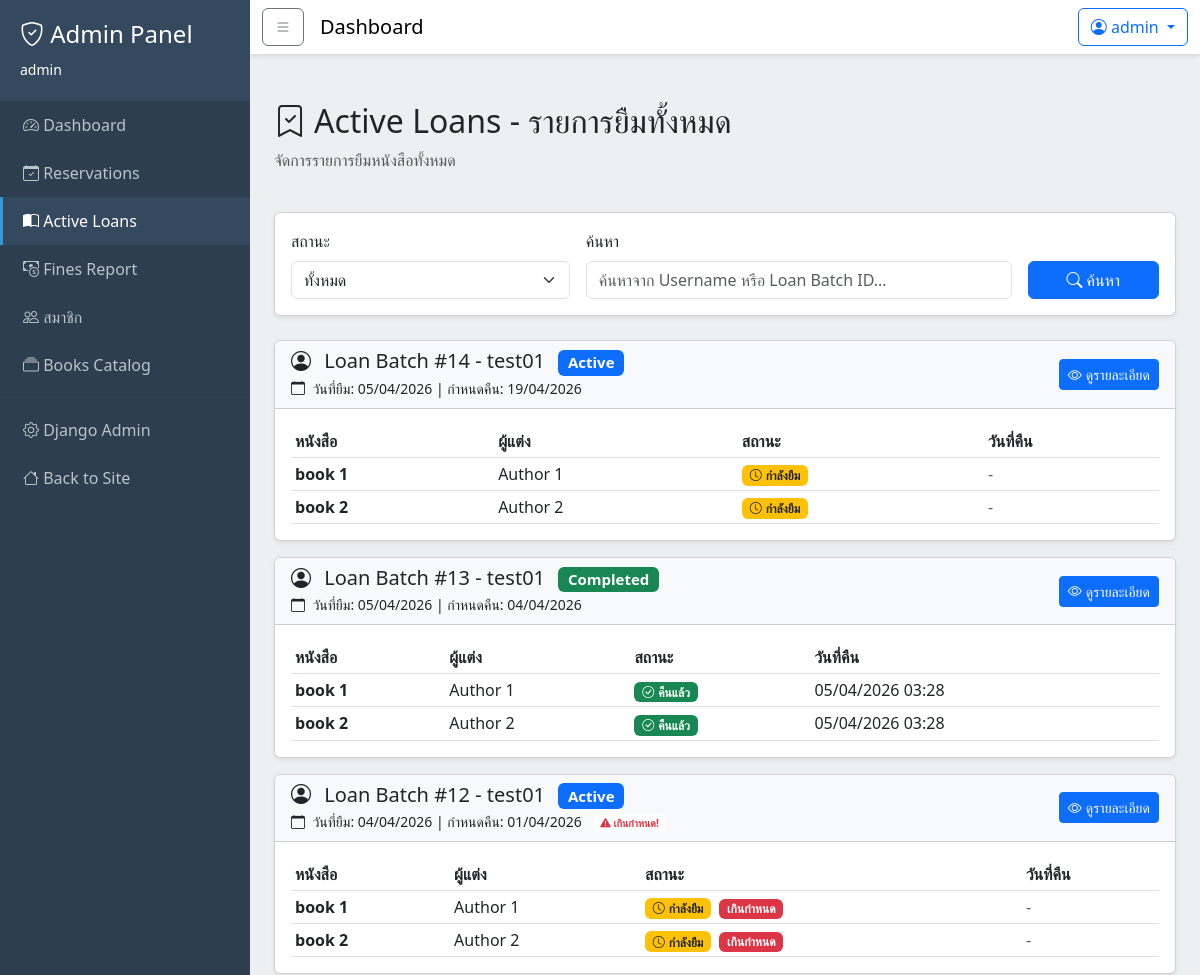
/loans/admin/active/ (signed in, upper part), run on an earlier commit of the app's database.
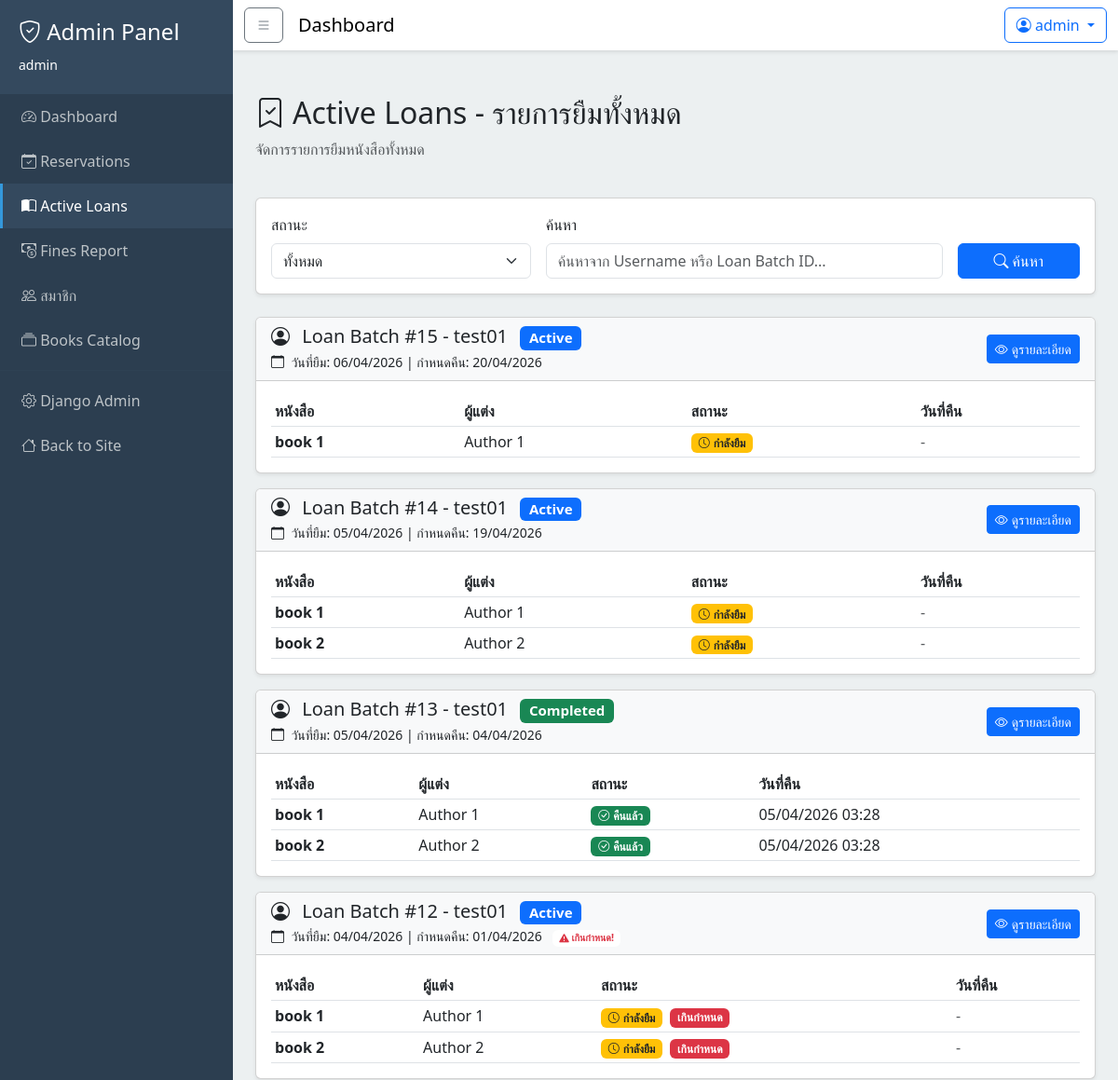
And on a later commit of the database.
### loans/models.py (models this page shows, shortened)
class LoanBatch(models.Model):
    STATUS_CHOICES = [
        ('active', 'Active'),
        ('completed', 'Completed'),
    ]
    user = models.ForeignKey(
        settings.AUTH_USER_MODEL,
        on_delete=models.CASCADE,
        related_name='loan_batches'
    )
    status = models.CharField(
        max_length=20,
        choices=STATUS_CHOICES,
        default='active'
    )
    due_date = models.DateTimeField(null=True, blank=True)
    updated_at = models.DateTimeField(auto_now=True)
    created_at = models.DateTimeField(auto_now_add=True)
    class Meta:
        db_table = 'loan_batches'
        verbose_name = 'Loan Batch'
        verbose_name_plural = 'Loan Batches'
        ordering = ['-created_at']

class LoanItem(models.Model):
    STATUS_CHOICES = [
        ('borrowed', 'Borrowed'),
        ('returned', 'Returned'),
        ('lost', 'Lost'),
    ]
    book = models.ForeignKey(
        Book,
        on_delete=models.CASCADE,
        related_name='loan_items'
    )
    loan_batch = models.ForeignKey(
        LoanBatch,
        on_delete=models.CASCADE,
        related_name='loan_items'
    )
    reservation = models.OneToOneField(
        Reservation,
        on_delete=models.SET_NULL,
        null=True,
        blank=True,
        related_name='loan_item'
    )
    status = models.CharField(
        max_length=20,
        choices=STATUS_CHOICES,
        default='borrowed'
    )
    returned_at = models.DateTimeField(null=True, blank=True)
    updated_at = models.DateTimeField(auto_now=True)
    created_at = models.DateTimeField(auto_now_add=True)
    class Meta:
        db_table = 'loan_items'
        verbose_name = 'Loan Item'
        verbose_name_plural = 'Loan Items'
        ordering = ['-created_at']

### users/models.py (models this page shows, shortened)
class User(AbstractUser):
    phone_number = models.CharField(max_length=10, null=True, blank=True)

### books/models.py (models this page shows, shortened)
class Book(models.Model):
    id = models.AutoField(primary_key=True)
    title = models.CharField(max_length=255)
    description = models.TextField(null=True, blank=True)
    image_url = models.ImageField(
        upload_to="books/covers/",
        max_length=255,
        null=True,
        blank=True,
    )
    total_quantity = models.IntegerField(default=0)
    available_quantity = models.IntegerField(default=0)
    publish_year = models.IntegerField(null=True, blank=True)
    publisher = models.ForeignKey(
        "Publisher",
        on_delete=models.SET_NULL,
        null=True,
        blank=True,
    )
    authors = models.ManyToManyField(
        "Author",
        through="BookAuthor",
        related_name="books",
    )
    categories = models.ManyToManyField(
        "Category",
        through="BookCategory",
        related_name="books",
    )
    updated_at = models.DateTimeField(auto_now=True)
    created_at = models.DateTimeField(auto_now_add=True)
    class Meta:
        db_table = "books"
        verbose_name = "Book"
        verbose_name_plural = "Books"
        constraints = [
            models.CheckConstraint(
                check=Q(total_quantity__gte=0),
                name="check_books_total_quantity_gte_0",
            ),
            models.CheckConstraint(
                check=Q(available_quantity__gte=0),
                name="check_books_available_quantity_gte_0",
            ),
            models.CheckConstraint(
                check=Q(publish_year__isnull=True) | Q(publish_year__gte=0),
                name="check_books_publish_year_gte_0_or_null",
            ),
        ]

class Author(models.Model):
    id = models.AutoField(primary_key=True)
    name = models.CharField(max_length=255)
    updated_at = models.DateTimeField(auto_now=True)
    created_at = models.DateTimeField(auto_now_add=True)
    class Meta:
        db_table = "authors"
        verbose_name = "Author"
        verbose_name_plural = "Authors"
    def __str__(self) -> str:
        return self.name

### loans/views.py (the view)
# urls.py: path('admin/active/', views.active_loans_view, name='active_loans'),
@login_required
@user_passes_test(is_staff)
def active_loans_view(request):
    status_filter = request.GET.get('status', 'all')
    search_query = request.GET.get('search', '')
    loan_batches = LoanBatch.objects.select_related('user').prefetch_related(
        'loan_items__book__authors',
        'loan_items__book__publisher'
    )
    if status_filter and status_filter != 'all':
        loan_batches = loan_batches.filter(status=status_filter)
    if search_query:
        q_filter = Q(user__username__icontains=search_query)
        if search_query.isdigit():
            q_filter |= Q(id=int(search_query))
        loan_batches = loan_batches.filter(q_filter).distinct()
    loan_batches = loan_batches.order_by('-created_at')
    now = timezone.now()
    for batch in loan_batches:
        batch.is_overdue = batch.status == 'active' and batch.due_date and batch.due_date < now
        for item in batch.loan_items.all():
            item.is_overdue = batch.is_overdue and item.status == 'borrowed'
    context = {
        'loan_batches': loan_batches,
        'status_filter': status_filter,
        'search_query': search_query,
    }
    return render(request, 'loans/active_loans.html', context)

### books/cart.py (called while the page is built)
    def count(self):
        return len(self.cart)

### books/context_processors.py (called while the page is built)
def cart_context(request):
    cart = Cart(request)
    return {
        'cart_count': cart.count()
    }

### loans/views.py (called while the page is built)
def is_staff(user):
    return user.is_staff

### templates/loans/active_loans.html (shortened to what the changed rows need)
{% extends 'base_admin.html' %}
{% block content %}
    <div class="container-fluid py-4">
        <div class="row mb-4">
            <div class="col">
                <h2>
                    <i class="bi bi-bookmark-check me-2"></i>Active Loans - รายการยืมทั้งหมด
                </h2>
            </div>
        </div>
        {% if loan_batches %}
            <div class="row">
                <div class="col">
                    {% for batch in loan_batches %}
                        <div class="card shadow-sm mb-3">
                            <div class="card-header bg-light">
                                <div class="row align-items-center">
                                    <div class="col-md-8">
                                        <h5 class="mb-0">
                                            <i class="bi bi-person-circle me-2"></i>
                                            Loan Batch #{{ batch.id }} - {{ batch.user.get_full_name|default:batch.user.username }}
                                            {% if batch.status == 'active' %}
                                                <span class="badge bg-primary ms-2">Active</span>
                                            {% elif batch.status == 'completed' %}
                                                <span class="badge bg-success ms-2">Completed</span>
                                            {% endif %}
                                        </h5>
                                        <small>
                                            <i class="bi bi-calendar me-1"></i>
                                            วันที่ยืม: {{ batch.created_at|date:"d/m/Y" }}
                                            {% if batch.due_date %}
                                                | กำหนดคืน: {{ batch.due_date|date:"d/m/Y" }}
                                                {% if batch.is_overdue %}
                                                    <span class="badge bg-white text-danger ms-2">
                                                        <i class="bi bi-exclamation-triangle-fill"></i> เกินกำหนด!
                                                    </span>
                                                {% endif %}
                                            {% endif %}
                                        </small>
                                    </div>
                                    <div class="col-md-4 text-end">
                                        <a href="{% url 'loans:loan_detail' batch.id %}"
                                           class="btn btn-sm btn-primary">
                                            <i class="bi bi-eye me-1"></i>ดูรายละเอียด
                                        </a>
                                    </div>
                                </div>
                            </div>
                            <div class="card-body">
                                <div class="table-responsive">
                                    <table class="table table-sm mb-0">
                                        <thead>
                                            <tr>
                                                <th>หนังสือ</th>
                                                <th>ผู้แต่ง</th>
                                                <th>สถานะ</th>
                                                <th>วันที่คืน</th>
                                            </tr>
                                        </thead>
                                        <tbody>
                                            {% for item in batch.loan_items.all %}
                                                <tr>
                                                    <td>
                                                        <strong>{{ item.book.title }}</strong>
                                                    </td>
                                                    <td>
                                                        {% if item.book.authors.exists %}
                                                            {{ item.book.authors.all|join:", " }}
                                                        {% else %}
                                                            -
                                                        {% endif %}
                                                    </td>
                                                    <td>
                                                        {% if item.status == 'borrowed' %}
                                                            <span class="badge bg-warning text-dark">
                                                                <i class="bi bi-clock me-1"></i>กำลังยืม
                                                            </span>
                                                            {% if item.is_overdue %}<span class="badge bg-danger ms-1">เกินกำหนด</span>{% endif %}
                                                        {% elif item.status == 'returned' %}
                                                            <span class="badge bg-success">
                                                                <i class="bi bi-check-circle me-1"></i>คืนแล้ว
                                                            </span>
                                                        {% elif item.status == 'lost' %}
                                                            <span class="badge bg-danger">
                                                                <i class="bi bi-x-circle me-1"></i>หาย
                                                            </span>
                                                        {% endif %}
                                                    </td>
                                                    <td>
                                                        {% if item.returned_at %}
                                                            {{ item.returned_at|date:"d/m/Y H:i" }}
                                                        {% else %}
                                                            <span class="text-muted">-</span>
                                                        {% endif %}
                                                    </td>
                                                </tr>
                                            {% endfor %}
                                        </tbody>
                                    </table>
                                </div>
                            </div>
                        </div>
                    {% endfor %}
                </div>
            </div>
        {% endif %}
    </div>
{% endblock %}

What changed in the data, as far as the page shows it:
added LoanBatch: id "15", user.get_full_name "test01", status "Active", created_at "06/04/2026", due_date "20/04/2026"
added LoanItem: book "book 1", book.authors.all "Author 1", status "borrowed" (drawn), shown under "15"
